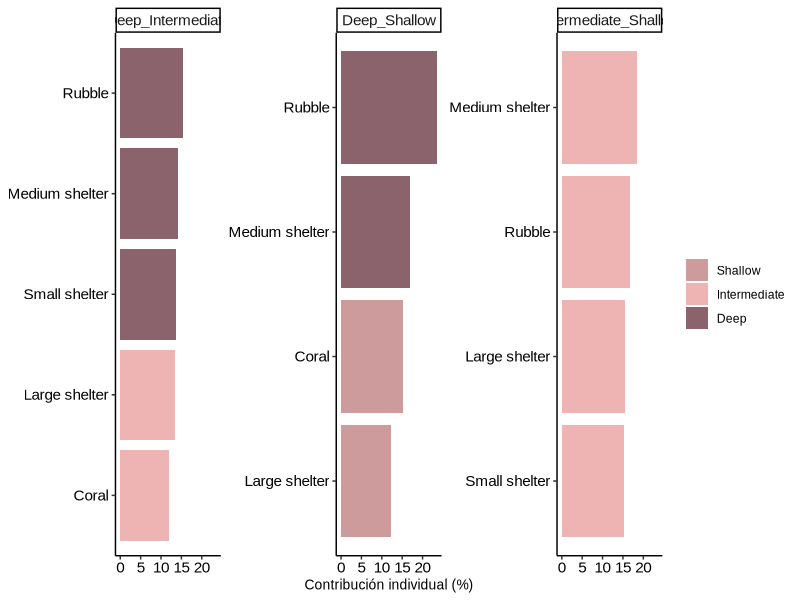

Recreate this plot in R.
# --- Paquetes ---
library(tidyverse)
library(vegan)
library(ggplot2)
library(tidytext)
library(stringr)

# --- 1) Leer datos ---
dat <- read.csv("sustrato.csv", check.names = FALSE)

# Asegurar que 'zona' sea factor y en el orden deseado
dat$zona <- factor(dat$zona, levels = c("Shallow", "Intermediate", "Deep"))

# Matriz de variables (porcentajes) y metadatos
X_raw <- dat %>% select(-zona) %>% as.data.frame()
meta  <- dat %>% select(zona)

# --- 2) Pasar a proporciones si vienen en 0–100 ---
if (max(X_raw, na.rm = TRUE) > 1 && max(X_raw, na.rm = TRUE) <= 100) {
  X_raw <- X_raw / 100
}

# Eliminar filas con suma 0 (evita NaN en Hellinger)
rs <- rowSums(X_raw, na.rm = TRUE)
if (any(rs == 0)) {
  warning("Filas con suma 0 eliminadas antes de Hellinger.")
  X_raw <- X_raw[rs > 0, , drop = FALSE]
  meta  <- meta[rs > 0, , drop = FALSE]
}

# --- 3) Transformación de Hellinger ---
X_hell <- decostand(X_raw, method = "hellinger")

# --- 4) PERMANOVA ---
set.seed(123)
permanova <- adonis2(X_hell ~ zona,
                     data         = meta,
                     method       = "euclidean",
                     permutations = 9999,
                     by           = "terms")
print(permanova)

# --- 5) Comparaciones por pares ---
pairwise_adonis2 <- function(X, groups, method = "euclidean",
                             permutations = 9999, p.adjust.m = "BH") {
  stopifnot(nrow(X) == length(groups))
  gr  <- droplevels(as.factor(groups))
  cmb <- combn(levels(gr), 2, simplify = FALSE)
  out <- lapply(cmb, function(cc) {
    idx  <- gr %in% cc
    subX <- X[idx, , drop = FALSE]
    subG <- droplevels(gr[idx])
    mod  <- vegan::adonis2(subX ~ subG, method = method,
                           permutations = permutations)
    data.frame(group1 = cc[1],
               group2 = cc[2],
               F      = mod$F[1],
               R2     = mod$R2[1],
               p      = mod$`Pr(>F)`[1],
               stringsAsFactors = FALSE)
  })
  res <- bind_rows(out)
  res$p.adjust <- p.adjust(res$p, method = p.adjust.m)
  res[order(res$p.adjust), ]
}

pairwise_res <- pairwise_adonis2(X_hell, meta$zona,
                                 method = "euclidean",
                                 permutations = 9999,
                                 p.adjust.m = "BH")
print(pairwise_res)

# --- 6) SIMPER (una sola vez) ---
tidy_simper <- function(sim_obj, top = Inf, perc = TRUE) {
  comps <- names(sim_obj)
  out <- lapply(comps, function(comp) {
    df <- as.data.frame(sim_obj[[comp]])
    df$variable <- rownames(df)
    df <- df[order(-df$average), , drop = FALSE]
    total <- sum(df$average, na.rm = TRUE)
    df$contrib      <- df$average
    df$contrib_prop <- df$contrib / total
    df$cumu_prop    <- cumsum(df$contrib_prop)
    if (perc) {
      df$contrib_pct <- 100 * df$contrib_prop
      df$cumu_pct    <- 100 * df$cumu_prop
    }
    df$comparison <- comp
    rownames(df) <- NULL
    if (is.finite(top)) df <- head(df, top)
    df
  })
  bind_rows(out)
}

set.seed(123)
simper_res <- vegan::simper(X_hell, group = meta$zona, permutations = 9999, trace = FALSE)
simper_tbl <- tidy_simper(simper_res)

# --- 6.1) Tabla filtrada al 70% acumulado ---
simper_70 <- simper_tbl %>%
  group_by(comparison) %>%
  arrange(desc(contrib), .by_group = TRUE) %>%
  filter(cumu_pct <= 70) %>%
  ungroup()
print(simper_70)

# --- 6.2) Determinar zona con mayor promedio por variable ---
simper_70 <- simper_70 %>%
  separate(comparison, into = c("zona_A", "zona_B"), sep = "_", remove = FALSE) %>%
  mutate(zona_mayor = ifelse(ava >= avb, zona_A, zona_B))

simper_70$zona_mayor <- factor(simper_70$zona_mayor,
                               levels = c("Shallow", "Intermediate", "Deep"))

# --- 6.3) Gráfico de barras (colores por zona con mayor promedio) ---
colores_zona <- c("Shallow" = "#CD9B9B",
                  "Intermediate" = "#EEB4B4",
                  "Deep" = "#8B636C")

p_simper <- ggplot(simper_70,
                   aes(x = contrib_pct,
                       y = reorder_within(variable, contrib_pct, comparison),
                       fill = zona_mayor)) +
  geom_col() +
  scale_fill_manual(values = colores_zona, drop = FALSE) +
  facet_wrap(~comparison, scales = "free_y") +
  scale_y_reordered() +
  theme_classic(base_family = "Arial") +
  theme(
    axis.title = element_text(size = 10, color = "black"),
    axis.text  = element_text(size = 11, color = "black"),
    strip.text = element_text(size = 11),
    legend.title = element_blank()
  ) +
  labs(x = "Contribución individual (%)", y = NULL,
       fill = "Zona con mayor promedio")
p_simper
# ggsave("SIMPER_contrib_70pct_coloresZona.png", p_simper, width = 7.5, height = 5.5, dpi = 300)
